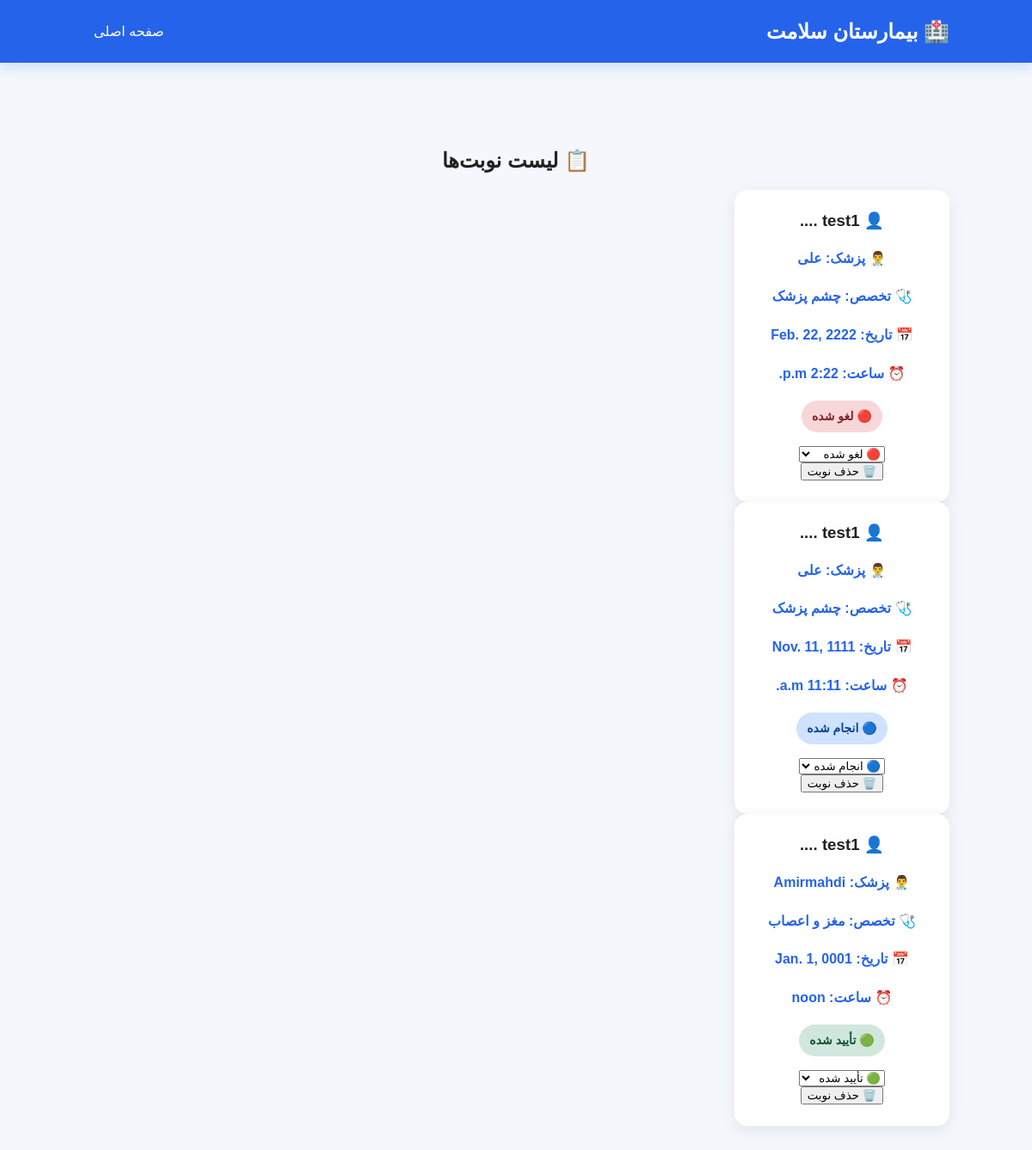
The page /appointments/ (signed in) on the database its author committed.
### hospital/models.py (models this page shows, shortened)
class Appointment(models.Model):
    STATUS_CHOICES = [
        ("pending", "در انتظار"),
        ("confirmed", "تأیید شده"),
        ("cancelled", "لغو شده"),
        ("completed", "انجام شده"),
    ]
    patient = models.ForeignKey(
        User,
        on_delete=models.CASCADE,
        null=True,
        blank=True
    )
    patient_name = models.CharField(max_length=100)
    doctor = models.ForeignKey(
        Doctor,
        on_delete=models.CASCADE
    )
    date = models.DateField()
    time = models.TimeField()
    status = models.CharField(
        max_length=20,
        choices=STATUS_CHOICES,
        default="pending"
    )

class Doctor(models.Model):
    name = models.CharField(max_length=100)
    specialty = models.ForeignKey(
        Specialty,
        on_delete=models.SET_NULL,
        null=True,
        blank=True,
        related_name="doctors",
    )
    phone = models.CharField(max_length=20)

class Specialty(models.Model):
    name = models.CharField(max_length=100, unique=True)
    department = models.ForeignKey(
        Department,
        on_delete=models.SET_NULL,
        null=True,
        blank=True,
        related_name="specialties",
    )
    class Meta:
        verbose_name = "تخصص"
        verbose_name_plural = "تخصص‌ها"
    def __str__(self):
        return self.name

### hospital/views.py (the view)
# urls.py: path("appointments/", appointments, name="appointments"),
@staff_member_required(login_url="/login/")
def appointments(request):
    appointments = Appointment.objects.all().select_related(
        "doctor"
    ).order_by("-date", "-time")
    return render(
        request,
        "appointments.html",
        {
            "appointments": appointments
        }
    )

### Templates/appointments.html (shortened to what this page needs)
{% load static %}
<!DOCTYPE html>
<html lang="fa" dir="rtl">
<head>
    <link rel="stylesheet" href="{% static 'css/style.css' %}">
</head>
<body>
    <nav>
        <h2>🏥 بیمارستان سلامت</h2>
        <a href="{% url 'home' %}">
            صفحه اصلی
        </a>
    </nav>
    <section class="doctors">
        <h1>📋 لیست نوبت‌ها</h1>
        {% for item in appointments %}
            <div class="doctor-card">
                <h3>
                    👤 {{ item.patient_name }}
                </h3>
                <p>
                    👨‍⚕️ پزشک:
                    {{ item.doctor.name }}
                </p>
                <p>
                    🩺 تخصص:
                    {{ item.doctor.specialty }}
                </p>
                <p>
                    📅 تاریخ:
                    {{ item.date }}
                </p>
                <p>
                    ⏰ ساعت:
                    {{ item.time }}
                </p>
                <p>
                    {% if item.status == "pending" %}
                        <span class="status pending">🟡 در انتظار</span>
                    {% elif item.status == "confirmed" %}
                        <span class="status confirmed">🟢 تأیید شده</span>
                    {% elif item.status == "cancelled" %}
                        <span class="status cancelled">🔴 لغو شده</span>
                    {% elif item.status == "completed" %}
                        <span class="status completed">🔵 انجام شده</span>
                    {% endif %}
                </p>
                <form
                    method="POST"
                    action="{% url 'update_appointment_status' item.id %}"
                >
                    <select name="status" onchange="this.form.submit()">
                        <option value="confirmed" {% if item.status == "confirmed" %}selected{% endif %}>🟢 تأیید شده</option>
                        <option value="cancelled" {% if item.status == "cancelled" %}selected{% endif %}>🔴 لغو شده</option>
                        <option value="completed" {% if item.status == "completed" %}selected{% endif %}>🔵 انجام شده</option>
                    </select>
                </form>
                <form
                    method="POST"
                    action="{% url 'delete_appointment' item.id %}"
                >
                    <button type="submit">
                        🗑️ حذف نوبت
                    </button>
                </form>
            </div>
        {% empty %}
            <p>
                هنوز هیچ نوبتی ثبت نشده است.
            </p>
        {% endfor %}
    </section>
</body>
</html>

### static/css/style.css (style rules this page uses)
* { box-sizing: border-box; }
html { scroll-behavior: smooth; }
body { margin: 0; font-family: Arial, sans-serif; background: #f4f7fb; color: #222; }
nav { background: #2563eb; color: white; padding: 18px 8%; display: flex; justify-content: space-between; align-items: center; gap: 20px; box-shadow: 0 4px 15px rgba(37, 99, 235, 0.2); animation: navDown 0.6s ease; }
nav h2 { margin: 0; }
nav a { color: white; text-decoration: none; padding: 9px 13px; border-radius: 8px; transition: 0.3s ease; }
.doctors { padding: 50px 8%; text-align: center; }
.doctors h1, .doctors h2 { animation: fadeUp 0.7s ease; }
.doctor-card { background: white; width: 250px; padding: 25px; border-radius: 15px; box-shadow: 0 5px 20px rgba(0, 0, 0, 0.08); transition: transform 0.3s ease, box-shadow 0.3s ease; animation: cardAppear 0.6s ease both; }
.doctor-card h3 { margin-top: 0; }
.doctor-card p { color: #555; line-height: 1.8; }
.doctors { padding: 80px 8%; }
.doctor-card { transition: transform 0.3s ease, box-shadow 0.3s ease; animation: fadeUp 0.7s ease; }
.doctor-card p { color: #2563eb; font-weight: bold; }
.status { display: inline-block; padding: 6px 12px; border-radius: 20px; font-size: 14px; font-weight: 600; }
.status.confirmed { background: #d1e7dd; color: #0f5132; }
.status.cancelled { background: #f8d7da; color: #842029; }
.status.completed { background: #cfe2ff; color: #084298; }

### rows shown on the page
Appointment: patient_name "test1 ....", doctor.name "علی", doctor.specialty "چشم پزشک", date "Feb. 22, 2222", time "2:22 p.m.", shows "🔴 لغو شده", status "🔴 لغو شده"
Appointment: patient_name "test1 ....", doctor.name "علی", doctor.specialty "چشم پزشک", date "Nov. 11, 1111", time "11:11 a.m.", shows "🔵 انجام شده", status "🔵 انجام شده"
Appointment: patient_name "test1 ....", doctor.name "Amirmahdi", doctor.specialty "مغز و اعصاب", date "Jan. 1, 0001", time "noon", shows "🟢 تأیید شده", status "🟢 تأیید شده"
